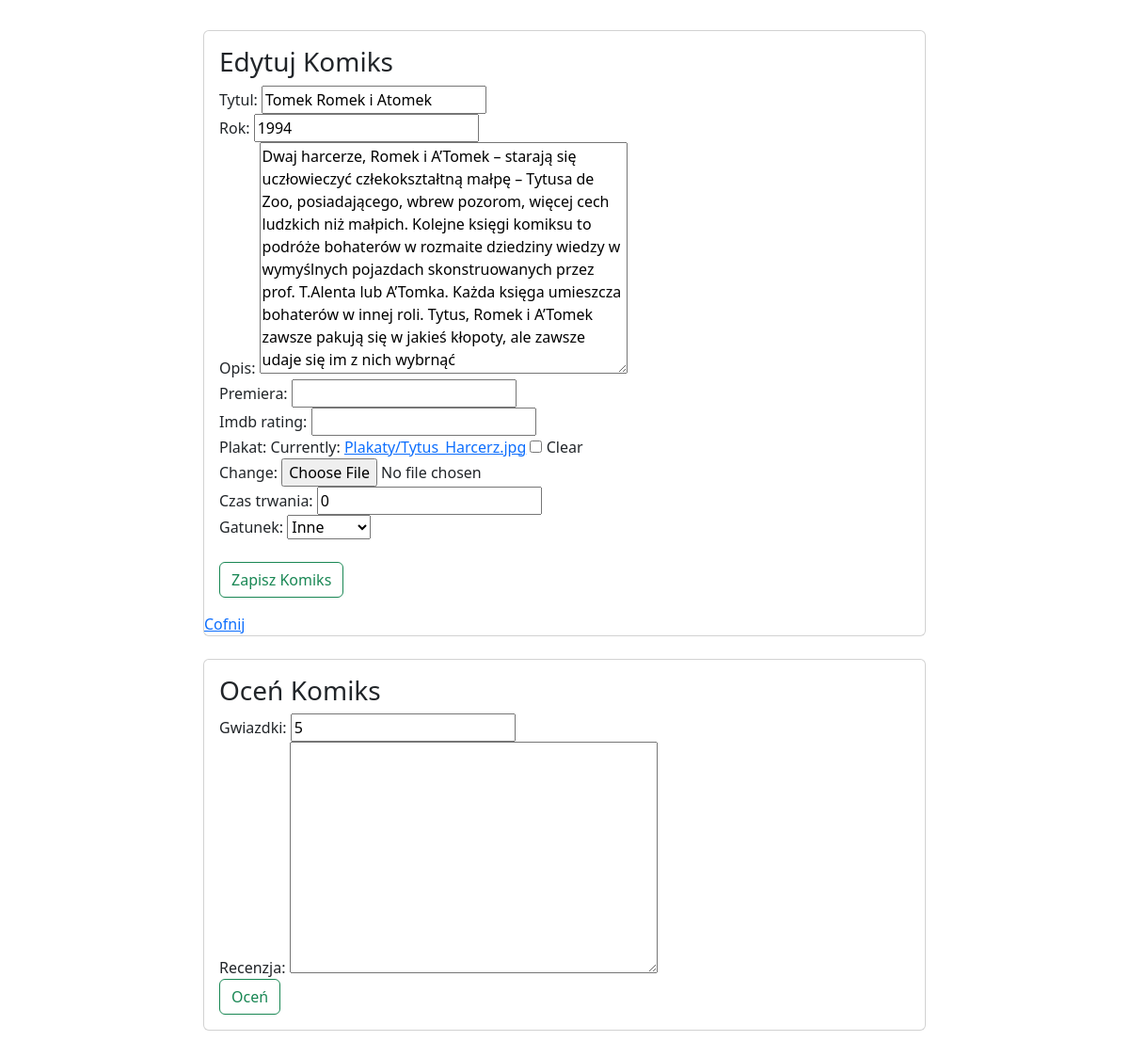
The app's page /komiksy/edytuj/4/ (signed in) with its own data.
### komiksyweb/models.py (models this page shows, shortened)
class Komiks(models.Model):
    tytul = models.CharField(max_length=64, blank=False, unique=True)
    rok = models.PositiveSmallIntegerField(default=2000)
    opis = models.TextField(default="")
    premiera = models.DateField(null=True,blank=True)
    imdb_rating = models.DecimalField(max_digits=4, decimal_places=2, null=True,blank=True)
    plakat = models.ImageField(upload_to="Plakaty", null=True, blank=True)
    dodatkowe = models.OneToOneField(DodatkoweInfo, on_delete=models.CASCADE, null=True, blank=True)

class DodatkoweInfo(models.Model):
    GATUNEK = {
        (0, 'Inne'),
        (1, 'Horror'),
        (2, 'Komedia'),
        (3, 'Sci-fi'),
        (4, 'Drama'),
    }
    czas_trwania = models.PositiveSmallIntegerField(default=0)
    gatunek = models.PositiveSmallIntegerField(default=0, choices=GATUNEK)

### komiksyweb/views.py (the view)
# urls.py: path('edytuj/<int:id>/', edytuj_komiks, name = "edytuj_komiks"), #przesłanie do funkcji parametru id
@login_required
def edytuj_komiks(request, id):     #parametr id pochodzi z urls
    komiks = get_object_or_404(Komiks, pk=id) #READ - pobranie rekordu z bazy w celu edycji
    oceny = Ocena.objects.filter(komiks=komiks)
    aktorzy = komiks.aktorzy.all()
    try:
        dodatkowe = DodatkoweInfo.objects.get(komiks=komiks.id)
    except DodatkoweInfo.DoesNotExist:
        dodatkowe = None
    form_komiks = KomiksForm(request.POST or None, request.FILES or None, instance=komiks)
    form_dodatkowe = DodatkoweInfoForm(request.POST or None, instance=dodatkowe)
    form_ocena = OcenaForm(request.POST or None)
    form_aktor = AktorForm(request.POST or None)
    if request.method == 'POST':
        if 'gwiazdki' in request.POST:
            ocena = form_ocena.save(commit=False)
            ocena.komiks = komiks
            ocena.save()
    if request.method == 'POST':
        if 'imie' in request.POST:
            aktor = form_aktor.save(commit=False)
            aktor.komiks = komiks
            aktor.save()
    if all((form_komiks.is_valid(), form_dodatkowe.is_valid())):
        komiks = form_komiks.save(commit=False)
        dodatkowe = form_dodatkowe.save()
        komiks.dodatkowe = dodatkowe
        komiks.save()
        return redirect(wszystkie_komiksy)
    return render(request,'komiks_form.html',{'form':form_komiks,'form_dodatkowe': form_dodatkowe,'form_ocena':form_ocena,'oceny': oceny,'aktorzy':aktorzy, 'nowy': False})

### komiksyweb/forms.py
class KomiksForm(ModelForm):
    class Meta:
        model = Komiks
        fields = ['tytul','rok','opis','premiera','imdb_rating','plakat']

class DodatkoweInfoForm(ModelForm):
    class Meta:
        model = DodatkoweInfo
        fields = ['czas_trwania','gatunek']

### templates/komiks_form.html (shortened to what this page needs)
{% extends 'glowny.html' %}
{% load bootstrap %}
{% block strona %}
        <div class="card mx-auto" style="width: 48rem;">
          <div class="card-body">
            {% if  nowy %}
                <h3 class="card-title">Nowy Komiks</h3>
            {% else %}
                <h3 class="card-title">Edytuj Komiks</h3>
            {% endif %}
                <form method="post" enctype="multipart/form-data">
                    {{form|bootstrap}}
                    {{form_dodatkowe|bootstrap}}
                    <br>
                        {% if  nowy %}
                            <button type="submit" class="btn btn-outline-success">Dodaj Komiks</button>
                        {% else %}
                            <button type="submit" class="btn btn-outline-success">Zapisz Komiks</button>
                        {% endif %}
                </form>
          </div>
            <a href="{% url 'wszystkie_komiksy' %}">Cofnij</a>
        </div>
        <br>
        <div class="card mx-auto" style="width: 48rem;">
          <div class="card-body">
            <h3 class="card-title">Oceń Komiks</h3>
            <form method="post" enctype="multipart/form-data">
                {{form_ocena|bootstrap}}
                <button type="submit" class="btn btn-outline-success">Oceń</button>
            </form>
          </div>
        </div>
{% endblock %}

### moje_static/moj.css (style rules this page uses)
body { padding: 2rem; }

### records on screen
Komiks: tytul "Tomek Romek i Atomek", rok "1994", opis "Dwaj harcerze, Romek i A’Tomek – starają się uczłowieczyć człekokształtną małpę – Tytusa de Zoo, posiadającego, wbrew pozorom, więcej cech ludzkich niż małpich. Kolejne księgi komiksu to podróże bohaterów w rozmaite dziedziny wiedzy w wymyślnych pojazdach skonstruowanych przez prof. T.Alenta lub A’Tomka. Każda księga umieszcza bohaterów w innej roli. Tytus, Romek i A’Tomek zawsze pakują się w jakieś kłopoty, ale zawsze udaje się im z nich wybrnąć"
DodatkoweInfo: czas_trwania "0", gatunek "Inne"
